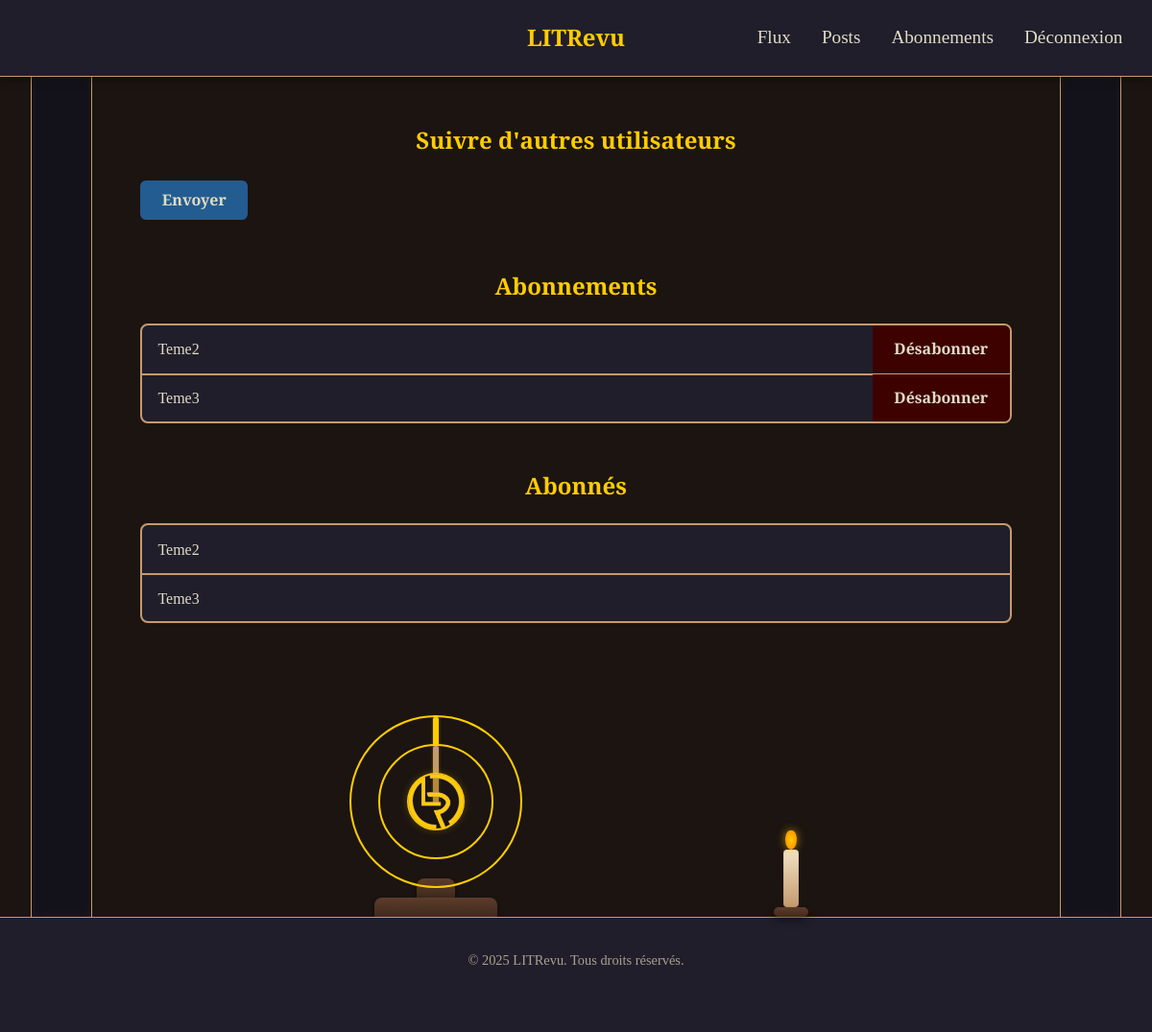
Page /users/followers/ (signed in) on the earlier database version.
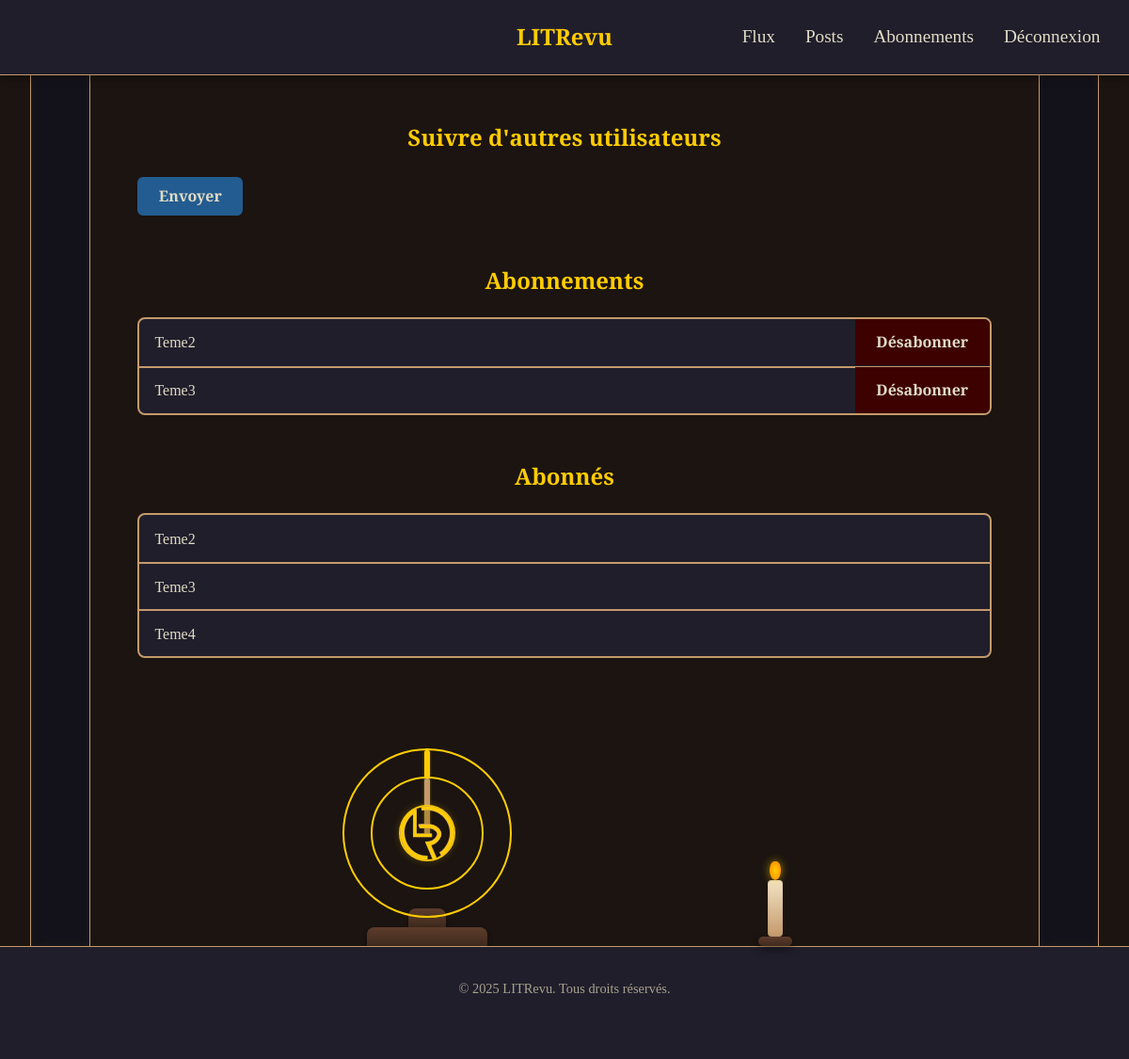
Same page on the later database version.
### users/models.py (models this page shows, shortened)
class UserFollow(models.Model):
    user = models.ForeignKey(
        to=settings.AUTH_USER_MODEL,
        on_delete=models.CASCADE,
        related_name="following",  # Accès rapide aux abonnements
    )
    followed_user = models.ForeignKey(
        to=settings.AUTH_USER_MODEL,
        on_delete=models.CASCADE,
        related_name="followers",  # Accès rapide aux abonnés
    )
    objects = models.Manager()
    class Meta:
        unique_together = ("user", "followed_user")  # Ne permet pas les doublons

### users/views.py (the view)
# urls.py: path("followers/", list_of_follow, name="followers"),
def list_of_follow(request):
    followed_users = request.user.following.all()
    followers = request.user.followers.all()
    return render(
        request,
        "users/subscriptions.html",
        {"followed_users": followed_users, "followers": followers},
    )

### templates/users/subscriptions.html
{% extends "base.html" %}
{% load static %}
{% block extra_css %}
  <link rel="stylesheet" href="{% static 'css/users/subscriptions.css' %}">
{% endblock %}
{% block content %}
<section class="subscriptions-section">
    {% include "users/snippets/subscribe.html" %}
    {% include "users/snippets/followed.html" %}
    {% include "users/snippets/followers.html" %}
</section>
{% endblock %}

### templates/users/snippets/followed.html
{% load static %}
{% block extra_css %}
  <link rel="stylesheet" href="{% static 'css/users/snippets/followed.css' %}">
{% endblock %}
<section class="followed-section">
    <h2>Abonnements</h2>
    <ul class="followed-list">
        {% for user_follow in followed_users %}
            <li class="followed-item">
                {{ user_follow.followed_user.username }}
                <a href="{% url 'unfollow_user' user_follow.followed_user.id %}" class="btn btn-secondary btn-sm">Désabonner</a>
            </li>
        {% empty %}
            <p>Vous ne suivez encore personne.</p>
        {% endfor %}
    </ul>
</section>

### templates/users/snippets/followers.html
{% load static %}
{% block extra_css %}
  <link rel="stylesheet" href="{% static 'css/users/snippets/followers.css' %}">
{% endblock %}
<section class="followers-section">
    <h2>Abonnés</h2>
    <ul class="followers-list">
        {% for user_follow in followers %}
            <li class="followers-item">{{ user_follow.user.username }}</li>
        {% empty %}
            <p>Vous n'avez pas encore d'abonnés.</p>
        {% endfor %}
    </ul>
</section>

Differences in the rows shown:
added UserFollow: user.username "Teme4", shown under "Abonnés"
